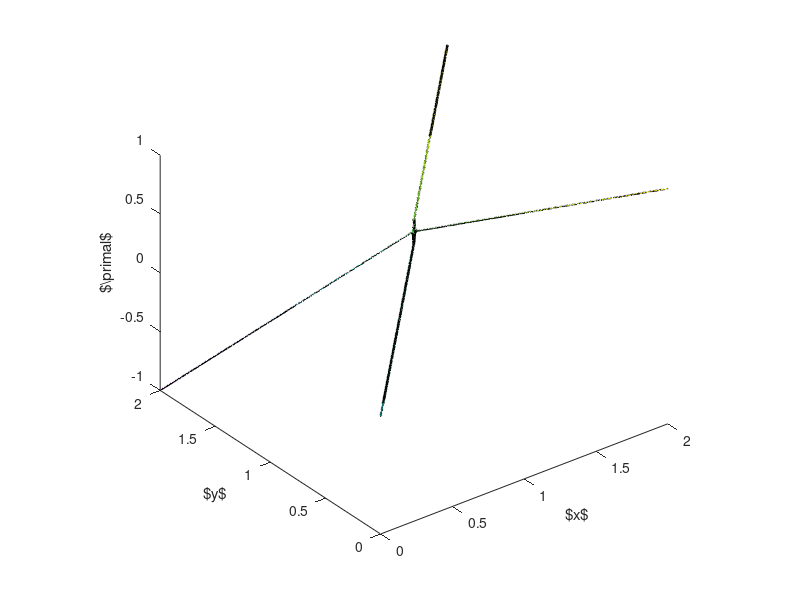

This chart was generated by the following MATLAB code:
close all
clear all
clc

data = load('pressure.txt');

x = [];
y = [];
z = [];

index = 1;

for i = data'
    if ( rem(index, 4) ~= 0 )
        x = [x; i(1)+0.5];
        y = [y; i(2)+0.5];
        z = [z; i(3)];
    end
    index = index + 1;
end

tri = [];
nbTriangles = size(x,1) / 3;
for i = 3*[0:nbTriangles-1]
    tri = [tri; [i+1 i+2 i+3]];
end

trisurf(tri,x,y,z,"facecolor","interp")

xlabel('$x$')
ylabel('$y$')
zlabel('$\\primal$')
box('off')
grid('off')
axis([0 2 0 2 -1 1])
pbaspect ([1 1 0.75])
print('-depsc2', '-color', 'pressure.eps')
